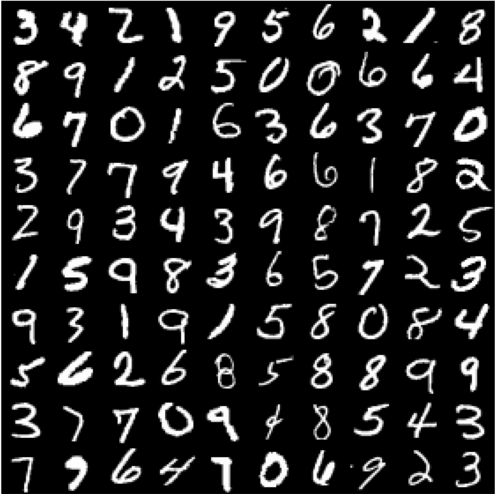
#> input picture CNN-ObjectDetection-MNIST-Dataset-master/Test images/mnist.jpeg, 495 x 494 px, found by its file name
$ jupyter execute --allow-errors test_object_detection.ipynb   (shell and % lines are left out)   (older library calls are emulated)
#> lines starting #> are read from the running program, lines starting #| are printed output that depends on the picture; after the words box and inside, x2 and y2 are one past the last pixel; in counts of white or black regions, pixels touching at a corner belong together
[cell 1]
import numpy as np
import cv2
from scipy.misc.pilutil import imresize
from tensorflow.contrib import predictor
from skimage.feature import hog
from matplotlib import pyplot as plt
from sklearn.model_selection import train_test_split
from sklearn.metrics import accuracy_score
from sklearn.utils import shuffle

[cell 2]
plt.rcParams['figure.figsize'] = (10.0, 8.0) # set default size of plots
plt.rcParams['image.interpolation'] = 'nearest'
plt.rcParams['image.cmap'] = 'gray'

[cell 3]
im = cv2.imread("E:/niyati/MAchine Learning Projects/MNIST new/Datasets/mnist.jpeg")
#> im is the input picture: shape (494, 495, 3); mean B, G, R 34.3, 34.3, 34.3

[cell 4]
blank_image = np.zeros((im.shape[0],im.shape[1],3), np.uint8)
blank_image.fill(255)
#> blank_image: shape (494, 495, 3); every value is 255

[cell 5]
imgray = cv2.cvtColor(im,cv2.COLOR_BGR2GRAY)
plt.imshow(imgray)
kernel = np.ones((5,5),np.uint8)

[cell 6]
retval,threshold = cv2.threshold(imgray,127,255,0)
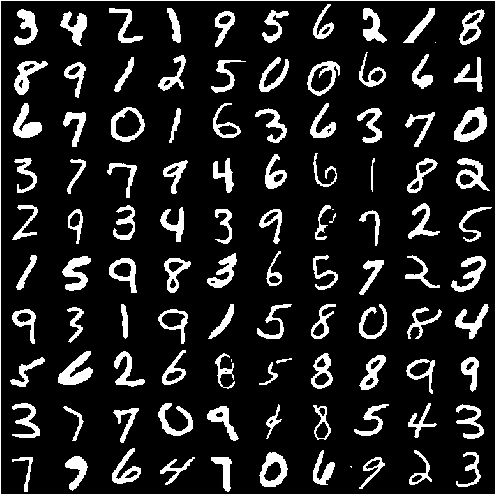
#> threshold: shape (494, 495); 13.4% white; 107 white regions (4 under 20 px), largest, box (x1, y1, x2, y2) and area: (0, 0, 495, 494) 988, (454, 107, 487, 142) 609, (58, 351, 93, 385) 586
